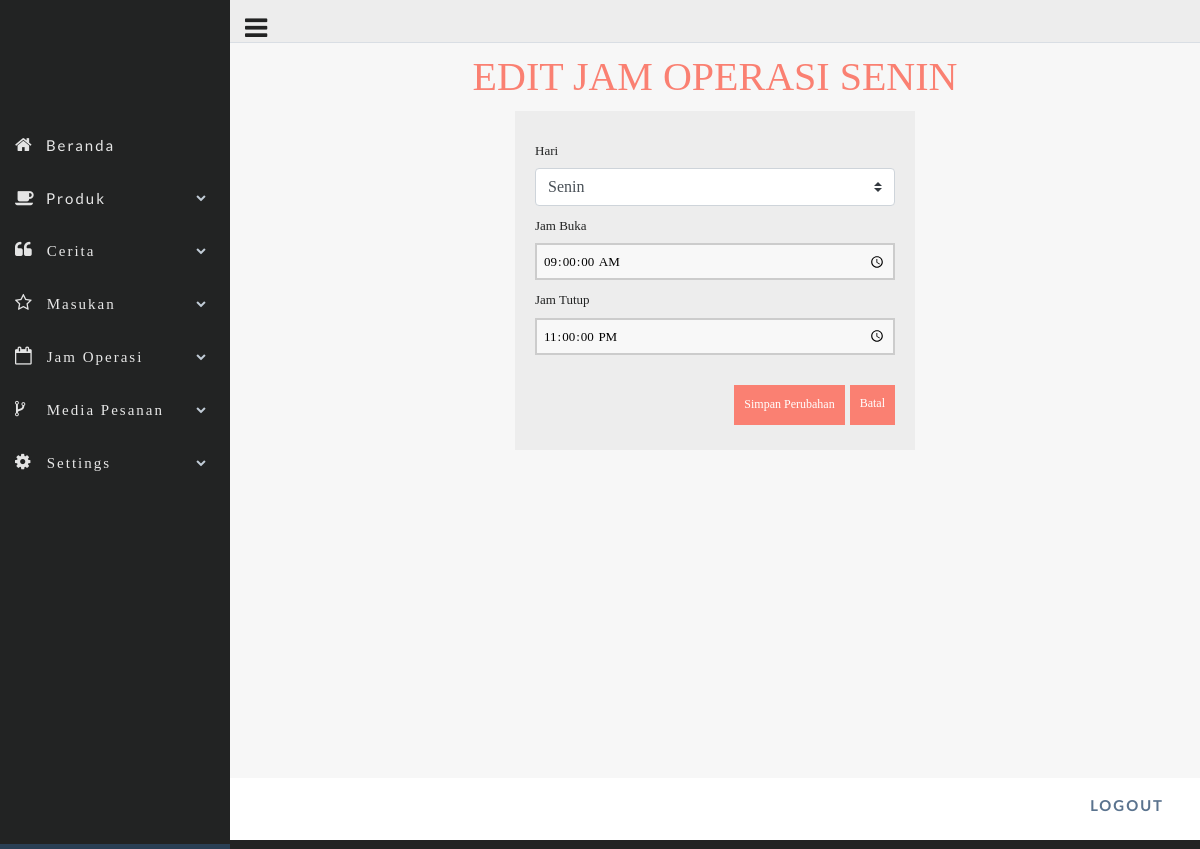
/jamoperasi_edit.php?id=1 (signed in), run on the app's committed database.
### tables this page shows
CREATE TABLE `jamoperasi` (
  `id` int(50) NOT NULL,
  `hariOperasi` varchar(20) NOT NULL,
  `jamBuka` time NOT NULL,
  `jamTutup` time NOT NULL
);

### jamoperasi_edit.php (the view, shortened to what this page needs)
<?php
require 'config.php';
if (isset($_GET['id'])) {
    $id = ($_GET["id"]);
    $query = "SELECT * FROM jamoperasi WHERE id='$id'";
    $result = mysqli_query($koneksi, $query);
    $data = mysqli_fetch_assoc($result);
  } else {
    echo "<script>alert('Masukkan data id.');window.location='index.php?page=tampil_jamoperasi';</script>";
  }
?>
<!DOCTYPE html>
<html lang="en">
<head>
    <link href="assets/bootstrap/dist/css/bootstrap.min.css" rel="stylesheet">
    <link href="assets/font-awesome/css/font-awesome.min.css" rel="stylesheet">
    <link href="assets/nprogress/nprogress.css" rel="stylesheet">
    <link href="assets/iCheck/skins/flat/green.css" rel="stylesheet">
    <link href="assets/bootstrap-progressbar/css/bootstrap-progressbar-3.3.4.min.css" rel="stylesheet">
    <link href="assets/css/custom.min.css" rel="stylesheet">
    <link href="assets/css/style.css" rel="stylesheet">
</head>
<body class="nav-md" style="color:#222323; background-color:#222323;">
    <div class="container body"  style="background-color:#222323;">
      <div class="main_container"  style="background-color:#222323;">
        <div class="col-md-3 left_col"  style="background-color:#222323;">
          <div class="left_col scroll-view"  style="background-color:#222323;">
            <div class="navbar nav_title" style="border: 0; background-color:#222323;">
            <center>
            </center>
            </div>
            <center>
            <div class="profile clearfix" style="background-color:#222323;">
              <div class="profile_info" style="background-color:#222323;">
              </div>
            </div>
            </center>
            <br />
    <div id="sidebar-menu" class="main_menu_side hidden-print main_menu" style="background-color:#222323;">
              <div class="menu_section" style="background-color:#222323;">
                <ul class="nav side-menu">
                  <li><a href="index.php?page=home" class="karakter"><i class="fa fa-home"></i> Beranda <span class="fa fa-chevron"></span></a>
                  </li>
                  <li><a href="#" class="karakter"><i class="fa fa-coffee"></i>  Produk <span class="fa fa-chevron-down"></span></a>
                  </li>
                  <li class="karakter"><a href="#"><i class="fa fa-quote-left"></i> Cerita <span class="fa fa-chevron-down"></span></a>
                  </li>
                  <li class="karakter"><a href="#"><i class="fa fa-star-o"></i> Masukan <span class="fa fa-chevron-down"></span></a>
                  </li>
                  <li class="karakter"><a href="#"><i class="fa fa-calendar-o"></i> Jam Operasi <span class="fa fa-chevron-down"></span></a>
                  </li>
                  <li class="karakter"><a href="#"><i class="fa fa-code-fork"></i> Media Pesanan <span class="fa fa-chevron-down"></span></a>
                  </li>
                  <li class="karakter"><a><i class="fa fa-gear"></i> Settings <span class="fa fa-chevron-down"></span></a>
                  </li>
                </ul>
              </div>
            </div>
   <div class="sidebar-footer hidden-small">
            </div>
          </div>
        </div>
        <div class="top_nav" style="background-color:#222323;">
          <div class="nav_menu">
              <div class="nav toggle">
                <a id="menu_toggle"><i class="fa fa-bars"></i></a>
              </div>
          </div>
        </div>
        <div class="right_col" role="main" >
        <center>
            <h1>Edit Jam Operasi <?php echo $data['hariOperasi']; ?></h1>
        <center>
        <form method="POST" action="jamoperasi_proses_edit.php" enctype="multipart/form-data" >
        <section class="base">
            <div>
                <label>Hari </label>
                <select class="custom-select" name="hariOperasi" id="hariOperasi" required>
                    <option value="Senin" <?php if($data['hariOperasi']=="Senin"){echo "selected";} ?> >Senin</option>
                </select>
            </div>
            <div>
                <label>Jam Buka</label>
                <input step="2" type="time" id="myTime" name="jamBuka" value="<?php echo $data['jamBuka']; ?>" />
            </div>
            <div>
                <label>Jam Tutup</label>
                <input step="2" type="time" id="myTime" name="jamTutup" value="<?php echo $data['jamTutup']; ?>" />
            </div>
            <div class="d-flex justify-content-end">
                <button class="perubahan-produk" type="submit">Simpan Perubahan</button>
                <a class="perubahan-produk" href="index.php?page=tampil_jamoperasi">Batal</a>
            </div>
            </section>
        </form>
        </div>
        <footer>
          <h6><a style="text-align: right;" class="nav-link karakter" href="logout.php">LOGOUT</a> </h6>
        </footer>
      </div>
    </div>
  </body>
</html>

### assets/css/style.css (style rules this page uses)
.karakter { font-family: 'Lato', sans-serif; font-style: normal; font-weight: 700; font-size: 15px; letter-spacing: 2px; }

### jamoperasi_edit.php (style rules this page uses)
* { font-family: "Trebuchet MS"; }
h1 { text-transform: uppercase; color: salmon; }
.perubahan-produk { background-color: salmon; color: #fff; padding: 10px; text-decoration: none; font-size: 12px; border: 0px; margin-top: 30px; height: 40px; }
label { margin-top: 10px; float: left; text-align: left; width: 100%; }
input { padding: 6px; width: 100%; box-sizing: border-box; background: #f8f8f8; border: 2px solid #ccc; outline-color: salmon; }
div .d-flex { width: 100%; height: auto; }
.base { width: 400px; height: auto; padding: 20px; margin-left: auto; margin-right: auto; background: #ededed; }

### data on the page
jamoperasi: hariOperasi "SENIN", hariOperasi "Senin", jamBuka "09:00:00", jamTutup "23:00:00"
